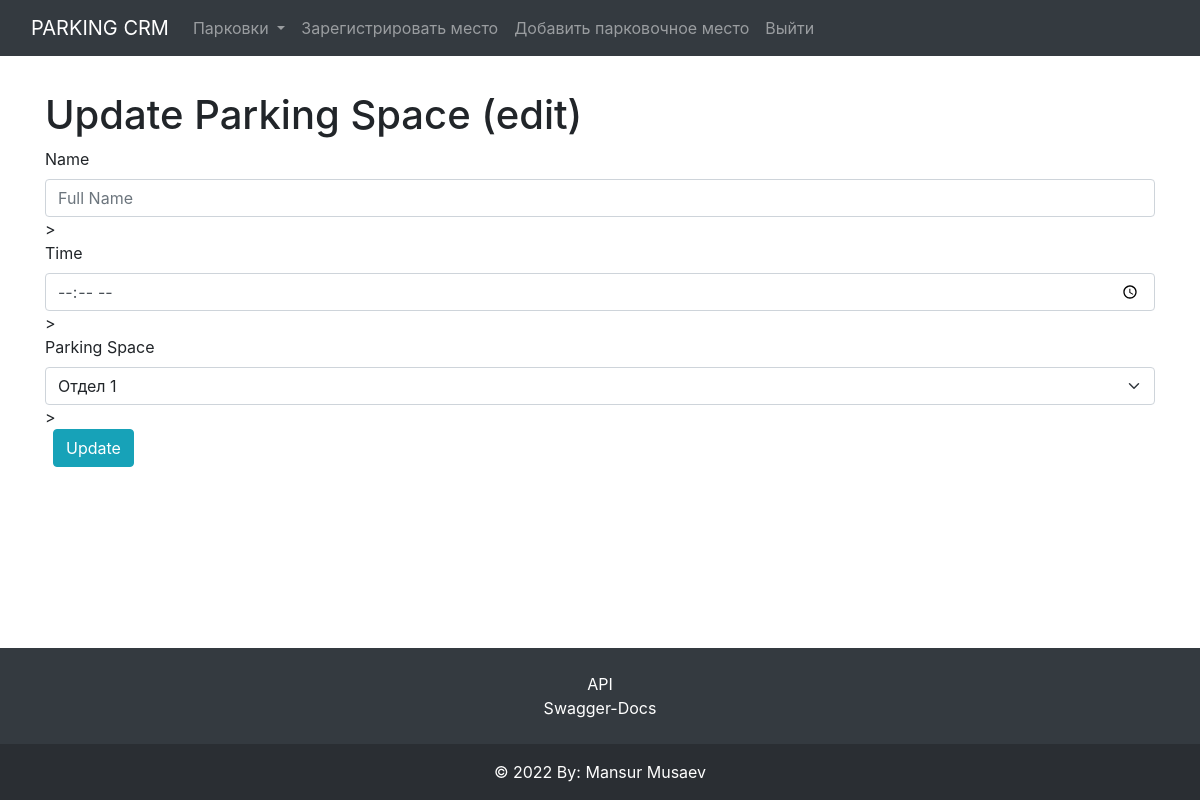
Before: /1/edit/ (signed in) with the older database file.
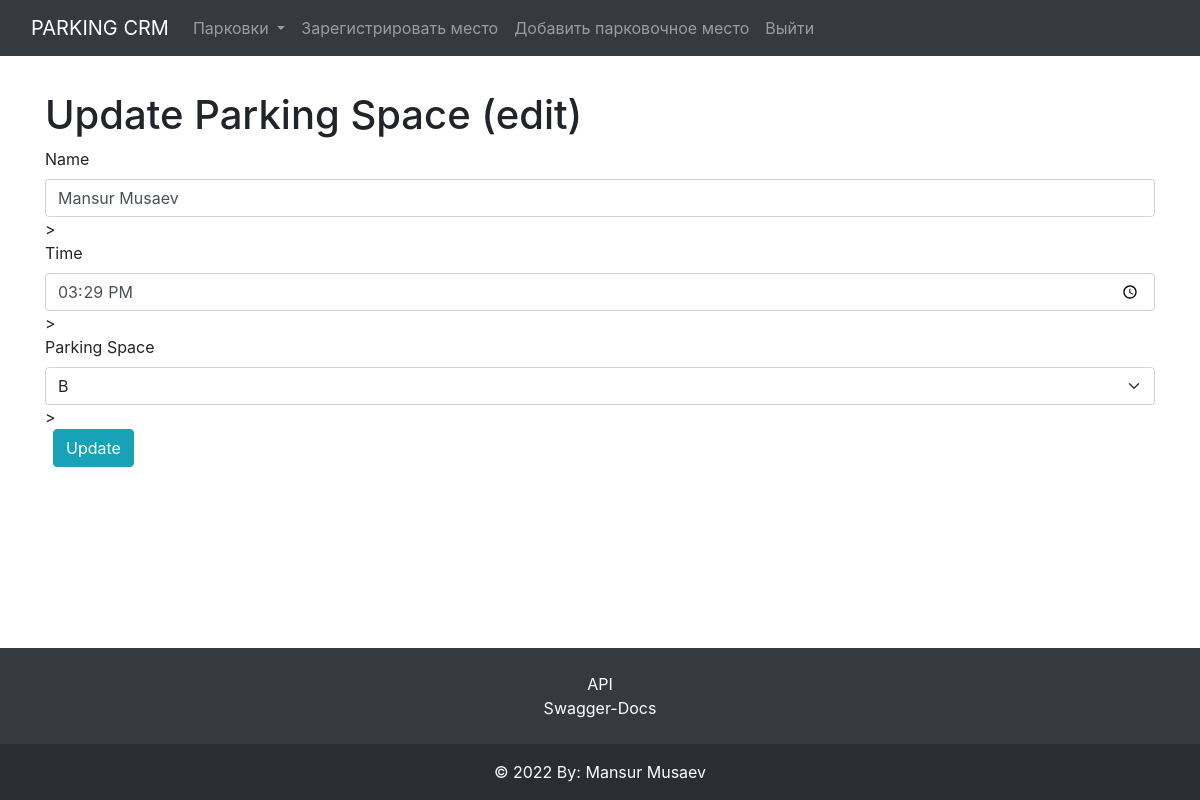
After: the same page with the newer database file.
### blogs/models.py (models this page shows, shortened)
class Post(models.Model):
    full_name = models.CharField(max_length=255, verbose_name='Имя и Фамилия')
    time = models.TimeField(auto_now=False, auto_now_add=False, verbose_name='Время')
    author = models.ForeignKey(get_user_model(), on_delete=models.CASCADE, verbose_name='Автор')
    category = models.ForeignKey(Category, on_delete=models.PROTECT, default=1, max_length=255, verbose_name='Отдел')
    post_date = models.DateField(auto_now_add=True,)

class Category(models.Model):
    name = models.CharField(max_length=255, verbose_name='Имя парковки')
    def __str__(self):
        return self.name

### blogs/views.py (the view)
# urls.py: path(r'<int:pk>/edit/', UpdatePostView.as_view(), name="update_post"),
class UpdatePostView(LoginRequiredMixin, UserPassesTestMixin, UpdateView):
    model = Post
    form_class = PostForm
    template_name = 'update_post.html'
    success_url = reverse_lazy('home')
    def test_func(self):
        obj = self.get_object()
        return obj.author == self.request.user

### blogs/forms.py
class PostForm(forms.ModelForm):
    class Meta:
        model = Post
        fields = ('full_name', 'time',  'category', )

### blogs/views.py (called while the page is built)
def category_list(request):
    category_list = Category.objects.exclude(name='default')
    context = {
        "category_list": category_list,
    }
    return context

### blogs/templates/update_post.html (shortened to what this page needs)
{% extends '_base.html' %}
{% load crispy_forms_tags %}
{% load static %}
{% block content %}
{% if user.is_authenticated %}
    {% if user.id == post.author.id %}
        <h1>Update Parking Space (edit)</h1>
        <form action="" method="post">
            <label for="{{ form.full_name.id_for_label }}">Name</label>
            <input class="form-control" id="full_name" name="full_name" type="text" placeholder="Full Name" {{ form.full_name }} >
            <br>
            <label for="{{ form.time.id_for_label }}">Time</label>
            <input type="time" id="inputMDEx1" name="time" class="form-control" {{ form.time }}>
            <br>
            <label for="{{ form.category.id_for_label }}">Parking Space</label>
            <select class="form-select" aria-label="Default select example"{{ form.category }}>
            <br>
            <button class="btn btn-info ml-2" type="submit">Update</button>
        </form>
    {% else %}
    Вы не являетесь автором поста( изменения вам не доступны  )!!!
    {% endif %}
{% else %}
    Вы не авторизированный!!!
{% endif %}
{% endblock content %}

Changed rows visible on the page:
changed Post: category "Отдел 1" → "B"
Other visible differences:
form field full_name: (not shown) → "Mansur Musaev"
form field time: (not shown) → "15:29:00"
